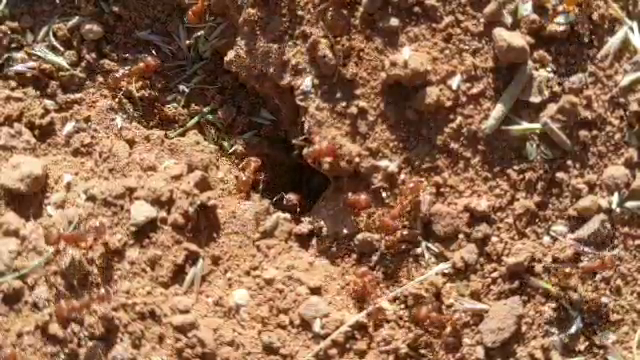
#> input picture frame 75 of HarvesterAnts.mp4, 640 x 360 px, given in place of multi_ants.mov, which was not available
$ python denoising.py
#> lines starting #> are read from the running program, lines starting #| are printed output that depends on the picture; pictures that were not available may be replaced by others from this repository, and a replacement may not be noted
import numpy as np
import cv2
from matplotlib import pyplot as plt

cap = cv2.VideoCapture('multi_ants.mov')

# create a list of first 5 frames
img = [cap.read()[1] for i in range(5)]
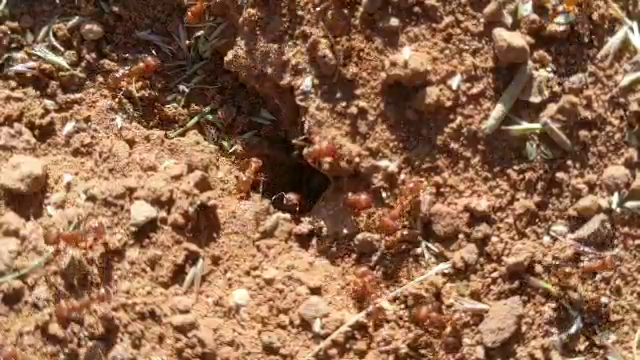
#> input picture frame 76 of HarvesterAnts.mp4, 640 x 360 px, given in place of multi_ants.mov, which was not available
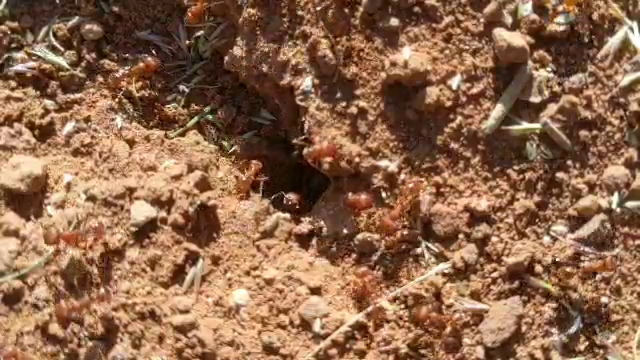
#> input picture frame 77 of HarvesterAnts.mp4, 640 x 360 px, given in place of multi_ants.mov, which was not available
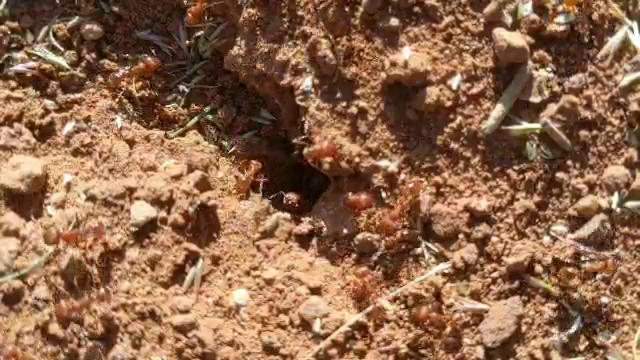
#> input picture frame 78 of HarvesterAnts.mp4, 640 x 360 px, given in place of multi_ants.mov, which was not available
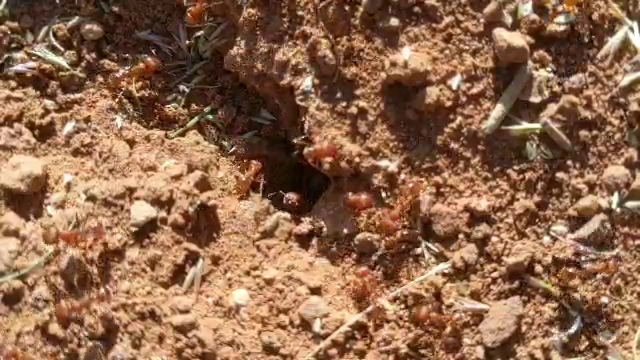
#> input picture frame 79 of HarvesterAnts.mp4, 640 x 360 px, given in place of multi_ants.mov, which was not available
#> img = 5 items

# convert all to grayscale
gray = [cv2.cvtColor(i, cv2.COLOR_BGR2GRAY) for i in img]
#> gray = 5 items

# convert all to float64
gray = [np.float64(i) for i in gray]

# create a noise of variance 25
noise = np.random.randn(*gray[1].shape)*10

# Add this noise to images
noisy = [i+noise for i in gray]
#> noisy = 5 items

# Convert back to uint8
noisy = [np.uint8(np.clip(i,0,255)) for i in noisy]

# Denoise 3rd frame considering all the 5 frames
dst = cv2.fastNlMeansDenoisingMulti(noisy, 2, 5, None, 4, 7, 35)
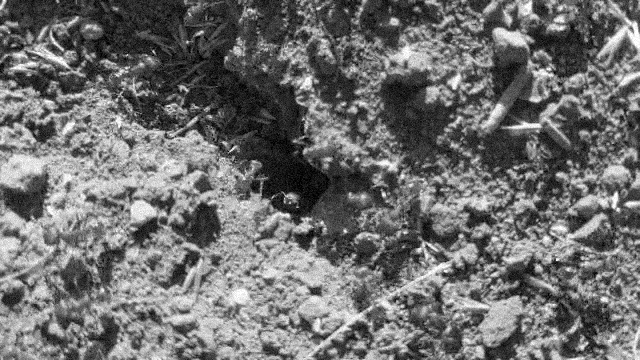
#> dst: shape (360, 640); min 0, max 255, mean 110.9

while(1):
#> (the run stopped early here; a loop or call above may not have finished)

$ run again, starting later in the video
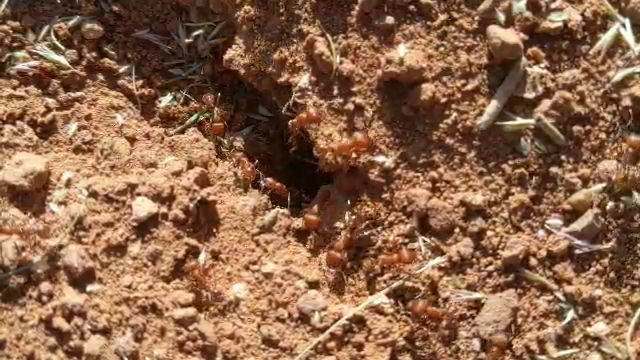
#> input picture frame 341 of HarvesterAnts.mp4, 640 x 360 px, given in place of multi_ants.mov, which was not available
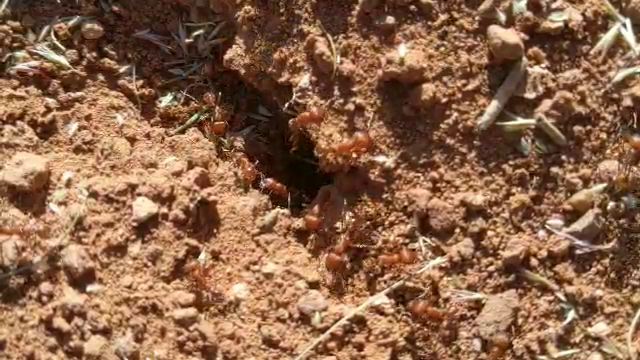
#> input picture frame 344 of HarvesterAnts.mp4, 640 x 360 px, given in place of multi_ants.mov, which was not available
#> img = 5 items
#> `dst = cv2.fastNlMeansDenoisingMulti(noisy, 2, 5, None, 4, 7, 35)`:
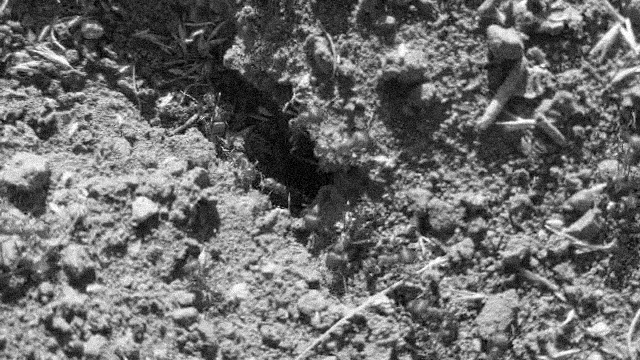
#> dst: shape (360, 640); min 0, max 255, mean 108.9

$ run again, starting later in the video
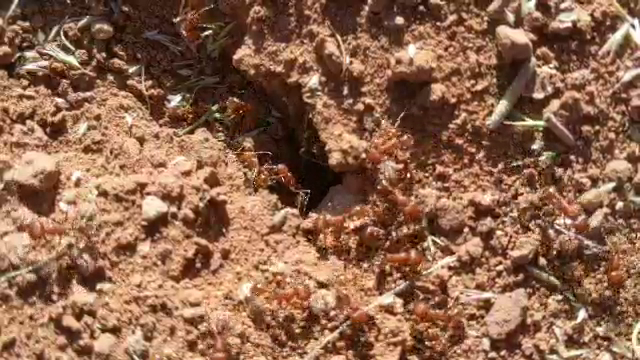
#> input picture frame 606 of HarvesterAnts.mp4, 640 x 360 px, given in place of multi_ants.mov, which was not available
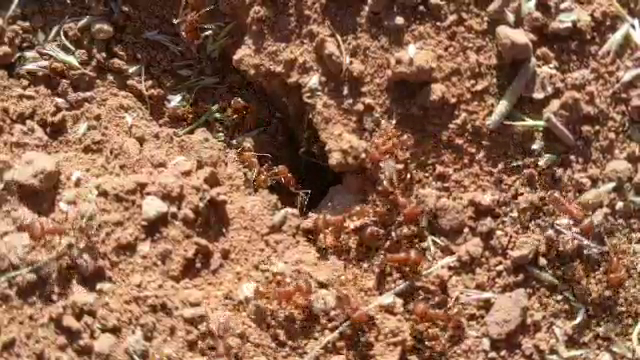
#> input picture frame 610 of HarvesterAnts.mp4, 640 x 360 px, given in place of multi_ants.mov, which was not available
#> img = 5 items
#> `dst = cv2.fastNlMeansDenoisingMulti(noisy, 2, 5, None, 4, 7, 35)`:
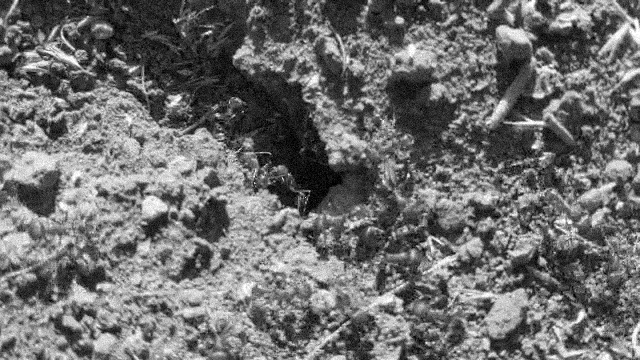
#> dst: shape (360, 640); min 0, max 255, mean 110.4
